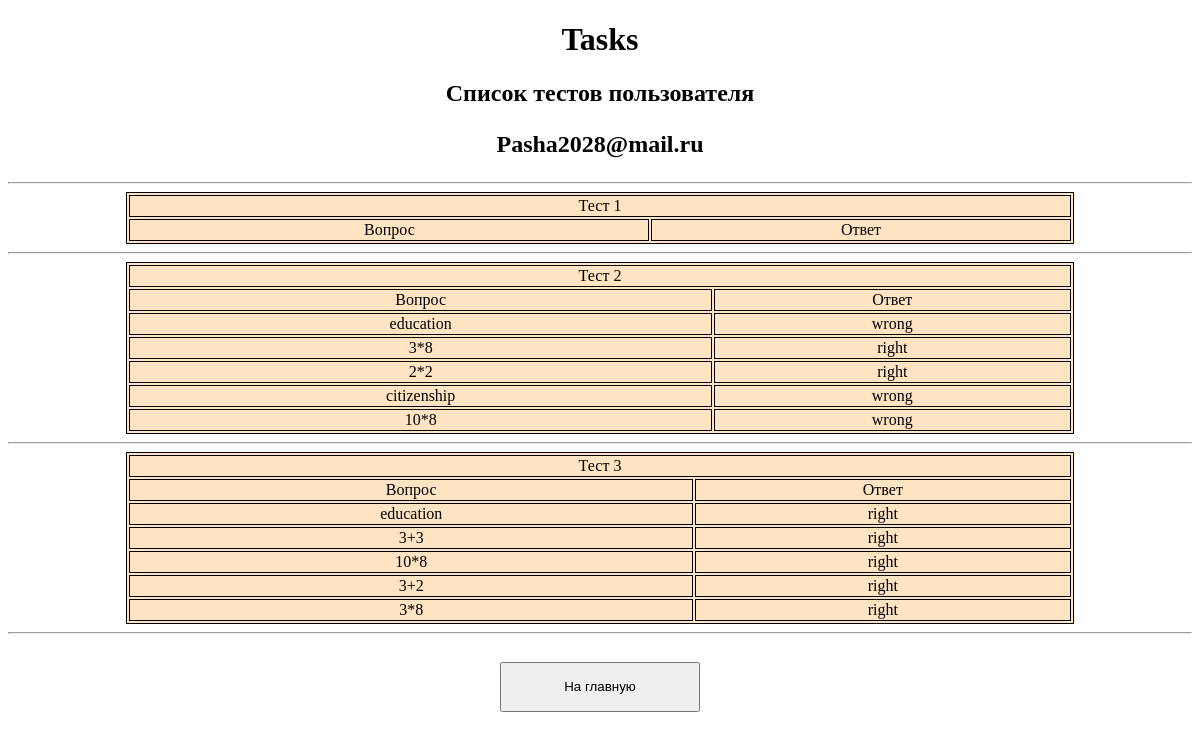
The page /users/Pasha2028@mail.ru on the database as committed earlier.
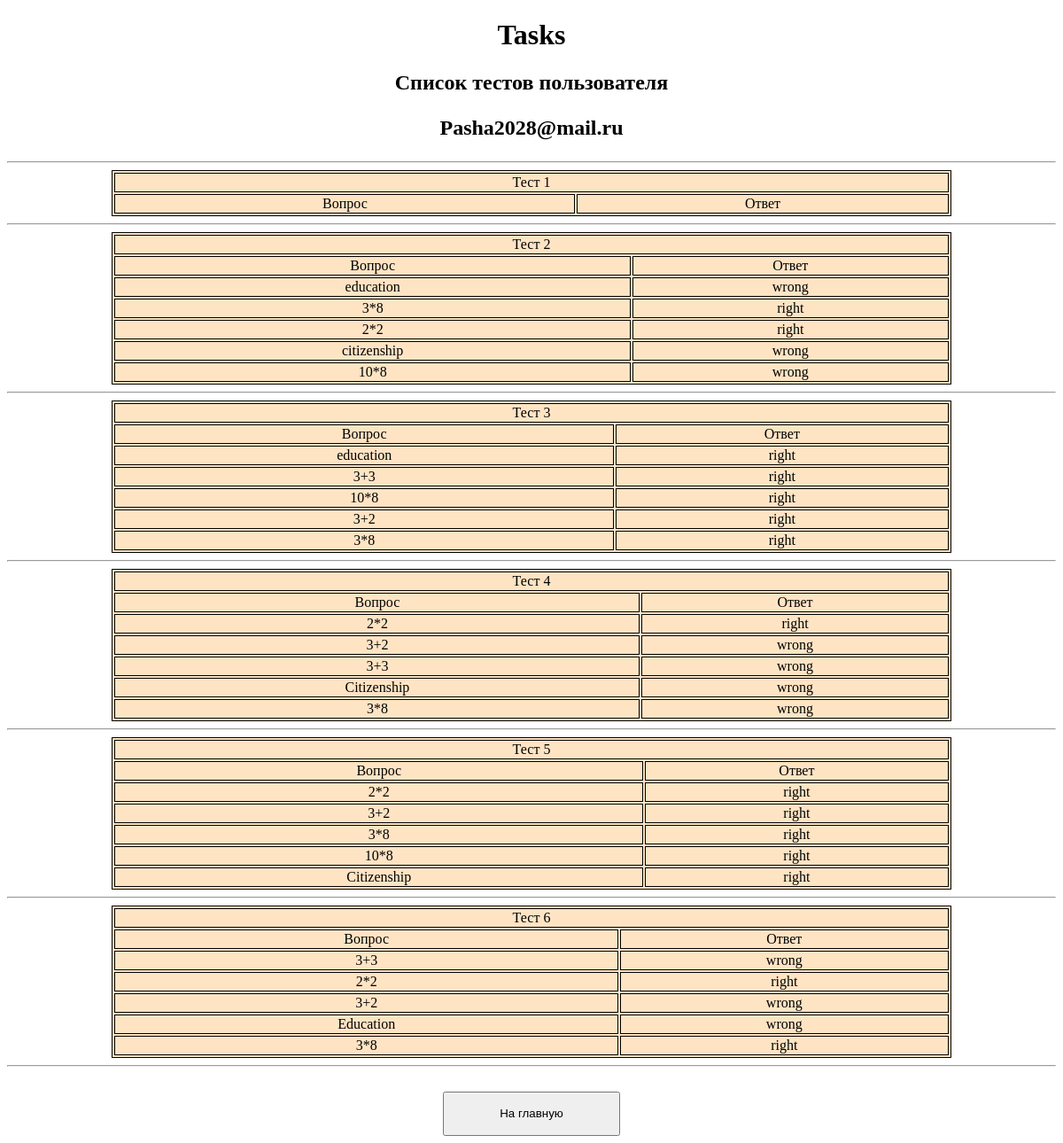
The same page on the database as committed later.
### models/models.py (models this page shows)
class User(Base):
    __tablename__ = "user"
    id: Mapped[int] = mapped_column(primary_key=True, index=True)
    email: Mapped[str]
    hashed_password: Mapped[str]
    role: Mapped[str] = mapped_column(default='user')
    tests: Mapped[List["Test"]] = relationship(back_populates='user', cascade='save-update, merge, delete', passive_deletes=True)

class Test(Base):
    __tablename__ = "test"
    id: Mapped[int] = mapped_column(primary_key=True, index=True)
    user_id: Mapped[int] = mapped_column(ForeignKey('user.id', ondelete='CASCADE'), index=True)
    user: Mapped["User"] = relationship(back_populates='tests')
    questionsanswers: Mapped[List['Qa']] = relationship(back_populates='qas', cascade='save-update, merge, delete', passive_deletes=True)

class Qa(Base):
    __tablename__ = "qa"
    id: Mapped[int] = mapped_column(primary_key=True, index=True)
    question: Mapped[str]
    answer: Mapped[str]
    test_id: Mapped[int] = mapped_column(ForeignKey('test.id', ondelete='CASCADE'), index=True)
    qas: Mapped['Test'] = relationship(back_populates='questionsanswers')

### routes/start.py (the view)
@start_router.get("/users/{email}")
async def get_tests_page(request:Request, email:str, db: Session = Depends(get_db)):
    stmnt = select(User).where(User.email == email)
    context = db.scalars(stmnt).one()
    return templates.TemplateResponse("users.html", {"request": request, "context": context})

### templates/users.html (shortened to what this page needs)
<!DOCTYPE html>
<html lang="en">
<head>
    <link href="{{ url_for('static', path='/css/styles.css') }}" rel="stylesheet">
</head>
<body>
    <h1 style="text-align: center;">Tasks</h1>
    <h2 style="text-align: center";>Список тестов пользователя <p id="user">{{ context.email }}</p></h2>
    {%for test in context.tests%}
    <hr>
         <table>
            <tbody>
                <tr>
                    <th colspan = '2'>Тест {{test.id}}</th>
                </tr>
                <tr>
                    <th>Вопрос</th>
                    <th>Ответ</th>
                    {%for questionsanswer in test.questionsanswers%}
                    <tr>
                        <td class="task">{{questionsanswer.question}}</td>
                        <td class="describe">{{questionsanswer.answer}}</td>
                    </tr>
                    {%endfor%}
                </tr>
            </tbody>
        </table>
            {%endfor%}
     <hr>
    <div class="div" style="margin: auto;">
        <button class="button" onclick="window.location.href='/'">На главную</button>
    </div>
</body>
</html>

### static/css/styles.css (style rules this page uses)
button { display: block; margin: auto; margin-top: 20px; width: 200px; height: 30px; }
.button { margin: auto; margin-top: 20px; width: 200px; height: 50px; }
table { margin: auto; width: 80%; background-color: bisque; border: 1px solid black; }
table tr, th, td { border: 1px solid black; font-weight: lighter; text-align: center; }
table thead tr, th, td { font-weight: bolder; }
.div { display: flex; justify-content:center; margin: auto; }

Rows that differ between the two databases and show on the page:
added Test: id "4"
added Qa: question "2*2", answer "right", shown under "4"
added Qa: question "3+2", answer "wrong", shown under "4"
added Qa: question "3+3", answer "wrong", shown under "4"
added Qa: question "Citizenship", answer "wrong", shown under "4"
added Qa: question "3*8", answer "wrong", shown under "4"
added Test: id "5"
added Qa: question "2*2", answer "right", shown under "5"
added Qa: question "3+2", answer "right", shown under "5"
added Qa: question "3*8", answer "right", shown under "5"
added Qa: question "10*8", answer "right", shown under "5"
added Qa: question "Citizenship", answer "right", shown under "5"
added Test: id "6"
added Qa: question "3+3", answer "wrong", shown under "6"
added Qa: question "2*2", answer "right", shown under "6"
added Qa: question "3+2", answer "wrong", shown under "6"
added Qa: question "Education", answer "wrong", shown under "6"
added Qa: question "3*8", answer "right", shown under "6"
